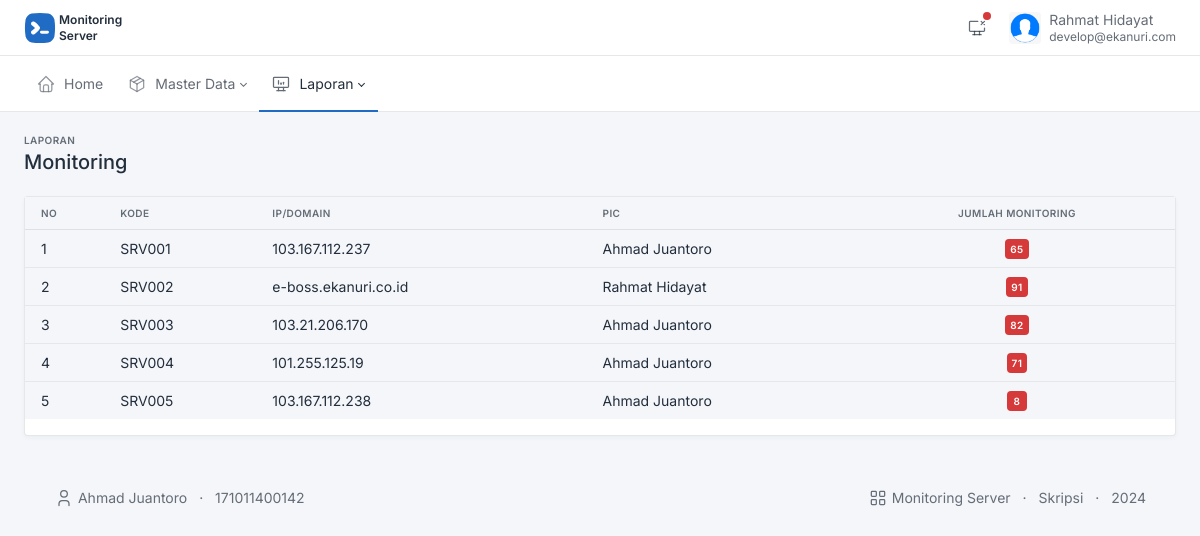
Screenshot of /modul/index.php?pg=laporan (signed in) with the database file from the repository.
### tables this page shows
CREATE TABLE `pic` (
  `id_pic` int NOT NULL AUTO_INCREMENT,
  `nm_pic` varchar(50) NOT NULL,
  `chat_id` char(50) DEFAULT NULL,
  `email` varchar(50) NOT NULL,
  `password` text NOT NULL,
  `posisi` enum('Admin IT','Head IT','IT Support','Programmer') DEFAULT NULL,
  `no_telp` bigint DEFAULT '0',
  `monitoring_aktif` tinyint(1) NOT NULL DEFAULT '0',
  `user_aktif` tinyint(1) NOT NULL,
  `foto` varchar(50) DEFAULT NULL,
  PRIMARY KEY (`id_pic`)
);

CREATE TABLE `data_ip` (
  `id_ip` int NOT NULL AUTO_INCREMENT,
  `kd_ip` char(15) NOT NULL,
  `ip_address` varchar(30) NOT NULL,
  `nm_unit` varchar(50) NOT NULL,
  `kategori` varchar(100) NOT NULL DEFAULT 'Server',
  `pic_id` int DEFAULT NULL,
  `gps_x` char(30) DEFAULT NULL,
  `gps_y` char(30) DEFAULT NULL,
  PRIMARY KEY (`id_ip`),
  KEY `FK` (`pic_id`) USING BTREE
);

### fungsi.php (called while the page is built, shortened)
<?php
function enkripsi($data)
{
    return $data = base64_encode(base64_encode(base64_encode(base64_encode(base64_encode($data)))));
}
function cek_foto($data)
{
    $foto = file_exists("../assets/img/foto/$data") && isset($data) ? $data : 'avatars.png';
    return $foto;
}

### modul/index.php (the view, shortened to what this page needs)
<?php
include "../fungsi.php";
$id_pic = $_SESSION['id'];
$queryUser = mysqli_query($konek, "SELECT * FROM pic WHERE id_pic = '$id_pic'");
$dataUser = mysqli_fetch_assoc($queryUser);
$mon_aktif = $dataUser['monitoring_aktif'];
?>
<!DOCTYPE html>
<html lang="en">
<head>
	<link href="../assets/css/tabler.min.css" rel="stylesheet">
	<link href="../assets/css/tabler-flags.min.css" rel="stylesheet">
	<link href="../assets/css/tabler-payments.min.css" rel="stylesheet">
	<link href="../assets/css/tabler-vendors.min.css" rel="stylesheet">
	<link href="../assets/css/demo.min.css" rel="stylesheet">
</head>
<body class="antialiased">
	<div class="wrapper">
		<header class="navbar navbar-expand-md navbar-light d-print-none">
			<div class="container-xxl">
				<h1 class="navbar-brand navbar-brand-autodark d-none-navbar-horizontal pe-0 pe-md-3">
					<a href=".">
						<img src="../assets/img/gambar/logo-small.svg" width="110" height="32" alt="Monitoring Server" class="navbar-brand-image" />
					</a>
					<label style="font-size: 12px;" class="custom-control-label">&nbsp;Monitoring<br>&nbsp;Server</label>
				</h1>
				<div class="navbar-nav flex-row order-md-last">
					<div class="nav-item dropdown d-none d-md-flex me-3" data-bs-toggle="tooltip" title="Monitoring Manual">
						<?php if ($mon_aktif == "1") { ?>
							<a href="#" class="nav-link px-0" data-bs-toggle="dropdown" tabindex="-1" aria-label="Show notifications">
								<svg xmlns="http://www.w3.org/2000/svg" class="icon icon-tabler icon-tabler-device-desktop" width="24" height="24" viewBox="0 0 24 24" stroke-width="2" stroke="currentColor" fill="none" stroke-linecap="round" stroke-linejoin="round">
									<path stroke="none" d="M0 0h24v24H0z" fill="none"></path>
									<rect x="3" y="4" width="18" height="12" rx="1"></rect>
									<line x1="7" y1="20" x2="17" y2="20"></line>
									<line x1="9" y1="16" x2="9" y2="20"></line>
									<line x1="15" y1="16" x2="15" y2="20"></line>
								</svg>
								<span class="badge bg-success"></span>
							</a>
							<div class="dropdown-menu dropdown-menu-end dropdown-menu-arrow">
								<a href="monitoring_status.php?id=<?= enkripsi($id_pic); ?>&status=<?= enkripsi("1") ?>" class="dropdown-item active"><span class="badge bg-success me-1"></span>Active</a>
								<a href="monitoring_status.php?id=<?= enkripsi($id_pic); ?>&status=<?= enkripsi("0") ?>" class="dropdown-item "><span class="badge bg-danger me-1"></span>Inactive</a>
							</div>
						<?php } else { ?>
							<a href="#" class="nav-link px-0" data-bs-toggle="dropdown" tabindex="-1" aria-label="Show notifications">
								<span class="badge bg-danger"></span>
							</a>
						<?php } ?>
					</div>
					<div class="nav-item dropdown">
						<a href="#" class="nav-link d-flex lh-1 text-reset p-0" data-bs-toggle="dropdown" aria-label="Open user menu">
							<span class="avatar avatar-sm" style="background-image: url(../assets/img/foto/<?= cek_foto($dataUser['foto']); ?>)"></span>
							<div class="d-none d-xl-block ps-2">
								<div><?= $dataUser['nm_pic']; ?></div>
								<div class="mt-1 small text-muted"><?= $dataUser['email']; ?></div>
							</div>
						</a>
					</div>
				</div>
			</div>
		</header>
		<div class="navbar-expand-md">
			<div class="collapse navbar-collapse" id="navbar-menu">
				<div class="navbar navbar-light">
					<div class="container-xxl">
						<ul class="navbar-nav">
							<li class="nav-item <?= !isset($_GET['pg']) ? 'active' : ''; ?> ">
								<a class="nav-link" href=".">
									<span class="nav-link-icon d-md-none d-lg-inline-block">
									</span>
									<span class="nav-link-title">Home</span>
								</a>
							</li>
							<li class="nav-item dropdown <?= $_GET['pg'] == 'ip_domain' || $_GET['pg'] == 'pic'  ? 'active' : ''; ?>">
								<a class="nav-link dropdown-toggle" href="" data-bs-toggle="dropdown" role="button" aria-expanded="false">
									<span class="nav-link-icon d-md-none d-lg-inline-block">
									</span>
									<span class="nav-link-title"> Master Data </span>
								</a>
							</li>
							<li class="nav-item dropdown <?= $_GET['pg'] == 'laporan'  ? 'active' : ''; ?>">
								<a class="nav-link dropdown-toggle" href="" data-bs-toggle="dropdown" role="button" aria-expanded="false">
									<span class="nav-link-icon d-md-none d-lg-inline-block">
									</span>
									<span class="nav-link-title"> Laporan </span>
								</a>
							</li>
						</ul>
					</div>
				</div>
			</div>
		</div>
		<div class="page-wrapper">
			<?php include "page.php";
			?>
			<footer class="footer footer-transparent d-print-none">
				<div class="container">
					<div class="row text-center align-items-center flex-row-reverse">
						<div class="col-lg-auto ms-lg-auto">
							<ul class="list-inline list-inline-dots mb-0">
								<li class="list-inline-item">
									Monitoring Server
								</li>
								<li class="list-inline-item">
									Skripsi
								</li>
								<li class="list-inline-item">
									<?= date("Y"); ?>
								</li>
							</ul>
						</div>
						<div class="col-12 col-lg-auto mt-3 mt-lg-0">
							<ul class="list-inline list-inline-dots mb-0">
								<li class="list-inline-item">
									Ahmad Juantoro
								</li>
								<li class="list-inline-item">
									171011400142
								</li>
							</ul>
						</div>
					</div>
				</div>
			</footer>
		</div>
	</div>
</body>
</html>

### modul/laporan.php (shortened to what this page needs)
<?php
$queryMonitoring = mysqli_query($konek, "SELECT id_ip, kd_ip, ip_address, nm_pic, COUNT(ip_id) AS total
                                            FROM monitoring_rto
                                            RIGHT JOIN data_ip
                                                ON id_ip = ip_id
                                            JOIN pic
                                                ON id_pic = pic_id
                                            WHERE kirim_telegram IS NOT NULL
                                            GROUP BY id_ip, kd_ip, ip_address, nm_pic
                            ");
$no = 1;
?>
<div class="container-xxl">
    <div class="page-header d-print-none">
        <div class="row align-items-center">
            <div class="col">
                <div class="page-pretitle">Laporan</div>
                <h2 class="page-title">Monitoring</h2>
            </div>
        </div>
    </div>
</div>
<div class="page-body">
    <div class="container-xxl">
        <div class="row row-deck row-cards">
            <div class="col-12">
                <div class="card">
                    <div class="table-responsive">
                        <table id="table-dtNormal" class="table table-vcenter table-mobile-md card-table datatable" data-bs-toggle="tooltip" title="Klik list untuk detail">
                            <thead>
                                <tr>
                                    <th>No</th>
                                    <th>Kode</th>
                                    <th>IP/Domain</th>
                                    <th>PIC</th>
                                    <th class="text-center">Jumlah Monitoring</th>
                                </tr>
                            </thead>
                            <tbody>
                                <?php while ($dataMonitoring = mysqli_fetch_assoc($queryMonitoring)) { ?>
                                    <tr style="cursor: pointer;" class="clickable-row" data-href="index.php?pg=dtl_laporan&id=<?= enkripsi($dataMonitoring['id_ip']); ?>">
                                        <td><?= $no; ?></td>
                                        <td><?= $dataMonitoring['kd_ip']; ?></td>
                                        <td><?= $dataMonitoring['ip_address']; ?></td>
                                        <td><?= $dataMonitoring['nm_pic']; ?></td>
                                        <td class="text-center"><span class="badge bg-red"><?= $dataMonitoring['total']; ?></span></td>
                                    </tr>
                                <?php $no++;
                                } ?>
                            </tbody>
                        </table>
                    </div>
                </div>
            </div>
        </div>
    </div>
</div>

### rows the page displays
pic: nm_pic "Rahmat Hidayat", email "develop@ekanuri.com"
data_ip: kd_ip "SRV001", ip_address "103.167.112.237", pic.nm_pic "Ahmad Juantoro", total "65"
data_ip: kd_ip "SRV002", ip_address "e-boss.ekanuri.co.id", pic.nm_pic "Rahmat Hidayat", total "91"
data_ip: kd_ip "SRV003", ip_address "103.21.206.170", pic.nm_pic "Ahmad Juantoro", total "82"
data_ip: kd_ip "SRV004", ip_address "101.255.125.19", pic.nm_pic "Ahmad Juantoro", total "71"
data_ip: kd_ip "SRV005", ip_address "103.167.112.238", pic.nm_pic "Ahmad Juantoro", total "8"
